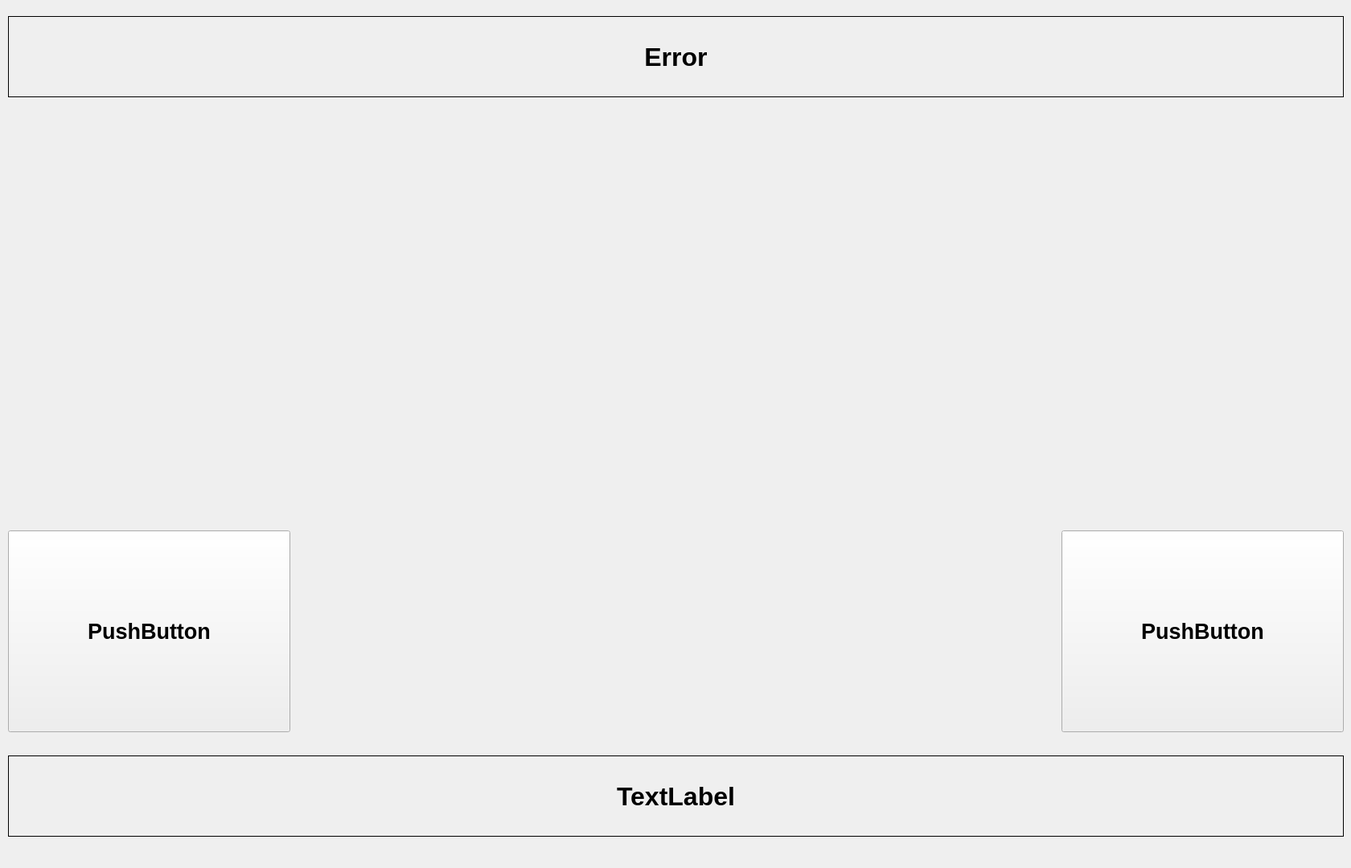
<?xml version="1.0" encoding="UTF-8"?>
<ui version="4.0">
 <class>MainWindow</class>
 <widget class="QMainWindow" name="MainWindow">
  <property name="geometry">
   <rect>
    <x>0</x>
    <y>0</y>
    <width>1680</width>
    <height>1080</height>
   </rect>
  </property>
  <property name="palette">
   <palette>
    <active>
     <colorrole role="WindowText">
      <brush brushstyle="SolidPattern">
       <color alpha="255">
        <red>0</red>
        <green>0</green>
        <blue>0</blue>
       </color>
      </brush>
     </colorrole>
     <colorrole role="Button">
      <brush brushstyle="SolidPattern">
       <color alpha="255">
        <red>255</red>
        <green>255</green>
        <blue>255</blue>
       </color>
      </brush>
     </colorrole>
     <colorrole role="Light">
      <brush brushstyle="SolidPattern">
       <color alpha="255">
        <red>255</red>
        <green>255</green>
        <blue>255</blue>
       </color>
      </brush>
     </colorrole>
     <colorrole role="Midlight">
      <brush brushstyle="SolidPattern">
       <color alpha="255">
        <red>255</red>
        <green>255</green>
        <blue>255</blue>
       </color>
      </brush>
     </colorrole>
     <colorrole role="Dark">
      <brush brushstyle="SolidPattern">
       <color alpha="255">
        <red>127</red>
        <green>127</green>
        <blue>127</blue>
       </color>
      </brush>
     </colorrole>
     <colorrole role="Mid">
      <brush brushstyle="SolidPattern">
       <color alpha="255">
        <red>170</red>
        <green>170</green>
        <blue>170</blue>
       </color>
      </brush>
     </colorrole>
     <colorrole role="Text">
      <brush brushstyle="SolidPattern">
       <color alpha="255">
        <red>0</red>
        <green>0</green>
        <blue>0</blue>
       </color>
      </brush>
     </colorrole>
     <colorrole role="BrightText">
      <brush brushstyle="SolidPattern">
       <color alpha="255">
        <red>255</red>
        <green>255</green>
        <blue>255</blue>
       </color>
      </brush>
     </colorrole>
     <colorrole role="ButtonText">
      <brush brushstyle="SolidPattern">
       <color alpha="255">
        <red>0</red>
        <green>0</green>
        <blue>0</blue>
       </color>
      </brush>
     </colorrole>
     <colorrole role="Base">
      <brush brushstyle="SolidPattern">
       <color alpha="255">
        <red>255</red>
        <green>255</green>
        <blue>255</blue>
       </color>
      </brush>
     </colorrole>
     <colorrole role="Window">
      <brush brushstyle="SolidPattern">
       <color alpha="255">
        <red>255</red>
        <green>255</green>
        <blue>255</blue>
       </color>
      </brush>
     </colorrole>
     <colorrole role="Shadow">
      <brush brushstyle="SolidPattern">
       <color alpha="255">
        <red>0</red>
        <green>0</green>
        <blue>0</blue>
       </color>
      </brush>
     </colorrole>
     <colorrole role="AlternateBase">
      <brush brushstyle="SolidPattern">
       <color alpha="255">
        <red>255</red>
        <green>255</green>
        <blue>255</blue>
       </color>
      </brush>
     </colorrole>
     <colorrole role="ToolTipBase">
      <brush brushstyle="SolidPattern">
       <color alpha="255">
        <red>255</red>
        <green>255</green>
        <blue>220</blue>
       </color>
      </brush>
     </colorrole>
     <colorrole role="ToolTipText">
      <brush brushstyle="SolidPattern">
       <color alpha="255">
        <red>0</red>
        <green>0</green>
        <blue>0</blue>
       </color>
      </brush>
     </colorrole>
     <colorrole role="PlaceholderText">
      <brush brushstyle="SolidPattern">
       <color alpha="127">
        <red>0</red>
        <green>0</green>
        <blue>0</blue>
       </color>
      </brush>
     </colorrole>
    </active>
    <inactive>
     <colorrole role="WindowText">
      <brush brushstyle="SolidPattern">
       <color alpha="255">
        <red>0</red>
        <green>0</green>
        <blue>0</blue>
       </color>
      </brush>
     </colorrole>
     <colorrole role="Button">
      <brush brushstyle="SolidPattern">
       <color alpha="255">
        <red>239</red>
        <green>239</green>
        <blue>239</blue>
       </color>
      </brush>
     </colorrole>
     <colorrole role="Light">
      <brush brushstyle="SolidPattern">
       <color alpha="255">
        <red>255</red>
        <green>255</green>
        <blue>255</blue>
       </color>
      </brush>
     </colorrole>
     <colorrole role="Midlight">
      <brush brushstyle="SolidPattern">
       <color alpha="255">
        <red>202</red>
        <green>202</green>
        <blue>202</blue>
       </color>
      </brush>
     </colorrole>
     <colorrole role="Dark">
      <brush brushstyle="SolidPattern">
       <color alpha="255">
        <red>159</red>
        <green>159</green>
        <blue>159</blue>
       </color>
      </brush>
     </colorrole>
     <colorrole role="Mid">
      <brush brushstyle="SolidPattern">
       <color alpha="255">
        <red>184</red>
        <green>184</green>
        <blue>184</blue>
       </color>
      </brush>
     </colorrole>
     <colorrole role="Text">
      <brush brushstyle="SolidPattern">
       <color alpha="255">
        <red>0</red>
        <green>0</green>
        <blue>0</blue>
       </color>
      </brush>
     </colorrole>
     <colorrole role="BrightText">
      <brush brushstyle="SolidPattern">
       <color alpha="255">
        <red>255</red>
        <green>255</green>
        <blue>255</blue>
       </color>
      </brush>
     </colorrole>
     <colorrole role="ButtonText">
      <brush brushstyle="SolidPattern">
       <color alpha="255">
        <red>0</red>
        <green>0</green>
        <blue>0</blue>
       </color>
      </brush>
     </colorrole>
     <colorrole role="Base">
      <brush brushstyle="SolidPattern">
       <color alpha="255">
        <red>255</red>
        <green>255</green>
        <blue>255</blue>
       </color>
      </brush>
     </colorrole>
     <colorrole role="Window">
      <brush brushstyle="SolidPattern">
       <color alpha="255">
        <red>239</red>
        <green>239</green>
        <blue>239</blue>
       </color>
      </brush>
     </colorrole>
     <colorrole role="Shadow">
      <brush brushstyle="SolidPattern">
       <color alpha="255">
        <red>118</red>
        <green>118</green>
        <blue>118</blue>
       </color>
      </brush>
     </colorrole>
     <colorrole role="AlternateBase">
      <brush brushstyle="SolidPattern">
       <color alpha="255">
        <red>247</red>
        <green>247</green>
        <blue>247</blue>
       </color>
      </brush>
     </colorrole>
     <colorrole role="ToolTipBase">
      <brush brushstyle="SolidPattern">
       <color alpha="255">
        <red>255</red>
        <green>255</green>
        <blue>220</blue>
       </color>
      </brush>
     </colorrole>
     <colorrole role="ToolTipText">
      <brush brushstyle="SolidPattern">
       <color alpha="255">
        <red>0</red>
        <green>0</green>
        <blue>0</blue>
       </color>
      </brush>
     </colorrole>
     <colorrole role="PlaceholderText">
      <brush brushstyle="SolidPattern">
       <color alpha="128">
        <red>0</red>
        <green>0</green>
        <blue>0</blue>
       </color>
      </brush>
     </colorrole>
    </inactive>
    <disabled>
     <colorrole role="WindowText">
      <brush brushstyle="SolidPattern">
       <color alpha="255">
        <red>127</red>
        <green>127</green>
        <blue>127</blue>
       </color>
      </brush>
     </colorrole>
     <colorrole role="Button">
      <brush brushstyle="SolidPattern">
       <color alpha="255">
        <red>255</red>
        <green>255</green>
        <blue>255</blue>
       </color>
      </brush>
     </colorrole>
     <colorrole role="Light">
      <brush brushstyle="SolidPattern">
       <color alpha="255">
        <red>255</red>
        <green>255</green>
        <blue>255</blue>
       </color>
      </brush>
     </colorrole>
     <colorrole role="Midlight">
      <brush brushstyle="SolidPattern">
       <color alpha="255">
        <red>255</red>
        <green>255</green>
        <blue>255</blue>
       </color>
      </brush>
     </colorrole>
     <colorrole role="Dark">
      <brush brushstyle="SolidPattern">
       <color alpha="255">
        <red>127</red>
        <green>127</green>
        <blue>127</blue>
       </color>
      </brush>
     </colorrole>
     <colorrole role="Mid">
      <brush brushstyle="SolidPattern">
       <color alpha="255">
        <red>170</red>
        <green>170</green>
        <blue>170</blue>
       </color>
      </brush>
     </colorrole>
     <colorrole role="Text">
      <brush brushstyle="SolidPattern">
       <color alpha="255">
        <red>127</red>
        <green>127</green>
        <blue>127</blue>
       </color>
      </brush>
     </colorrole>
     <colorrole role="BrightText">
      <brush brushstyle="SolidPattern">
       <color alpha="255">
        <red>255</red>
        <green>255</green>
        <blue>255</blue>
       </color>
      </brush>
     </colorrole>
     <colorrole role="ButtonText">
      <brush brushstyle="SolidPattern">
       <color alpha="255">
        <red>127</red>
        <green>127</green>
        <blue>127</blue>
       </color>
      </brush>
     </colorrole>
     <colorrole role="Base">
      <brush brushstyle="SolidPattern">
       <color alpha="255">
        <red>255</red>
        <green>255</green>
        <blue>255</blue>
       </color>
      </brush>
     </colorrole>
     <colorrole role="Window">
      <brush brushstyle="SolidPattern">
       <color alpha="255">
        <red>255</red>
        <green>255</green>
        <blue>255</blue>
       </color>
      </brush>
     </colorrole>
     <colorrole role="Shadow">
      <brush brushstyle="SolidPattern">
       <color alpha="255">
        <red>177</red>
        <green>177</green>
        <blue>177</blue>
       </color>
      </brush>
     </colorrole>
     <colorrole role="AlternateBase">
      <brush brushstyle="SolidPattern">
       <color alpha="255">
        <red>247</red>
        <green>247</green>
        <blue>247</blue>
       </color>
      </brush>
     </colorrole>
     <colorrole role="ToolTipBase">
      <brush brushstyle="SolidPattern">
       <color alpha="255">
        <red>255</red>
        <green>255</green>
        <blue>220</blue>
       </color>
      </brush>
     </colorrole>
     <colorrole role="ToolTipText">
      <brush brushstyle="SolidPattern">
       <color alpha="255">
        <red>0</red>
        <green>0</green>
        <blue>0</blue>
       </color>
      </brush>
     </colorrole>
     <colorrole role="PlaceholderText">
      <brush brushstyle="SolidPattern">
       <color alpha="128">
        <red>0</red>
        <green>0</green>
        <blue>0</blue>
       </color>
      </brush>
     </colorrole>
    </disabled>
   </palette>
  </property>
  <property name="font">
   <font>
    <kerning>true</kerning>
   </font>
  </property>
  <property name="windowTitle">
   <string>MainWindow</string>
  </property>
  <property name="styleSheet">
   <string notr="true"/>
  </property>
  <property name="dockOptions">
   <set>QMainWindow::AllowTabbedDocks|QMainWindow::AnimatedDocks</set>
  </property>
  <widget class="QWidget" name="centralwidget">
   <widget class="QLabel" name="label">
    <property name="geometry">
     <rect>
      <x>10</x>
      <y>940</y>
      <width>1661</width>
      <height>101</height>
     </rect>
    </property>
    <property name="palette">
     <palette>
      <active>
       <colorrole role="Window">
        <brush brushstyle="SolidPattern">
         <color alpha="255">
          <red>0</red>
          <green>85</green>
          <blue>255</blue>
         </color>
        </brush>
       </colorrole>
      </active>
      <inactive>
       <colorrole role="Window">
        <brush brushstyle="SolidPattern">
         <color alpha="255">
          <red>239</red>
          <green>239</green>
          <blue>239</blue>
         </color>
        </brush>
       </colorrole>
      </inactive>
      <disabled>
       <colorrole role="Window">
        <brush brushstyle="SolidPattern">
         <color alpha="255">
          <red>0</red>
          <green>85</green>
          <blue>255</blue>
         </color>
        </brush>
       </colorrole>
      </disabled>
     </palette>
    </property>
    <property name="font">
     <font>
      <pointsize>24</pointsize>
      <weight>75</weight>
      <bold>true</bold>
      <kerning>true</kerning>
     </font>
    </property>
    <property name="frameShape">
     <enum>QFrame::Box</enum>
    </property>
    <property name="text">
     <string>TextLabel</string>
    </property>
    <property name="alignment">
     <set>Qt::AlignCenter</set>
    </property>
   </widget>
   <widget class="QPushButton" name="pushButton_stop">
    <property name="geometry">
     <rect>
      <x>1320</x>
      <y>660</y>
      <width>351</width>
      <height>251</height>
     </rect>
    </property>
    <property name="font">
     <font>
      <pointsize>20</pointsize>
      <weight>75</weight>
      <bold>true</bold>
      <kerning>true</kerning>
     </font>
    </property>
    <property name="text">
     <string>PushButton</string>
    </property>
    <property name="flat">
     <bool>false</bool>
    </property>
   </widget>
   <widget class="QPushButton" name="pushButton_start">
    <property name="geometry">
     <rect>
      <x>10</x>
      <y>660</y>
      <width>351</width>
      <height>251</height>
     </rect>
    </property>
    <property name="font">
     <font>
      <pointsize>20</pointsize>
      <weight>75</weight>
      <bold>true</bold>
      <kerning>true</kerning>
     </font>
    </property>
    <property name="text">
     <string>PushButton</string>
    </property>
    <property name="flat">
     <bool>false</bool>
    </property>
   </widget>
   <widget class="QLabel" name="label_error">
    <property name="geometry">
     <rect>
      <x>10</x>
      <y>20</y>
      <width>1661</width>
      <height>101</height>
     </rect>
    </property>
    <property name="palette">
     <palette>
      <active>
       <colorrole role="Window">
        <brush brushstyle="SolidPattern">
         <color alpha="255">
          <red>0</red>
          <green>85</green>
          <blue>255</blue>
         </color>
        </brush>
       </colorrole>
      </active>
      <inactive>
       <colorrole role="Window">
        <brush brushstyle="SolidPattern">
         <color alpha="255">
          <red>239</red>
          <green>239</green>
          <blue>239</blue>
         </color>
        </brush>
       </colorrole>
      </inactive>
      <disabled>
       <colorrole role="Window">
        <brush brushstyle="SolidPattern">
         <color alpha="255">
          <red>0</red>
          <green>85</green>
          <blue>255</blue>
         </color>
        </brush>
       </colorrole>
      </disabled>
     </palette>
    </property>
    <property name="font">
     <font>
      <pointsize>24</pointsize>
      <weight>75</weight>
      <bold>true</bold>
      <kerning>true</kerning>
     </font>
    </property>
    <property name="frameShape">
     <enum>QFrame::Box</enum>
    </property>
    <property name="text">
     <string>Error</string>
    </property>
    <property name="alignment">
     <set>Qt::AlignCenter</set>
    </property>
   </widget>
  </widget>
 </widget>
 <resources/>
 <connections/>
</ui>
